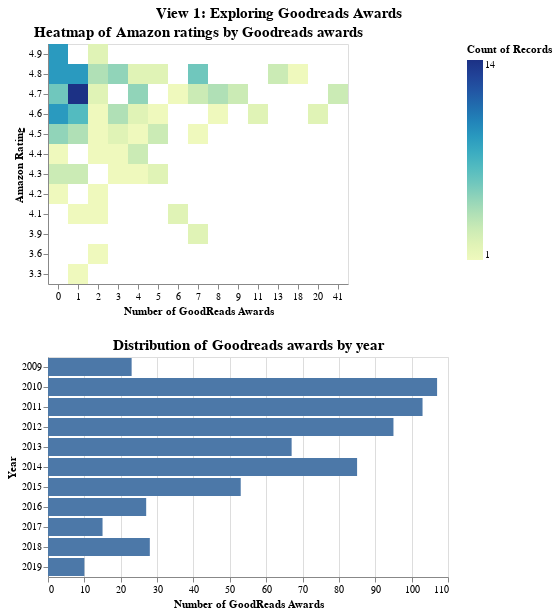

The notebook cell saved with this chart:
### Code cell
#Click-based interactions 
year = alt.selection_multi(encodings=['y'])
rating = alt.selection_multi(encodings=['y'])

#Heatmap 
v1 = alt.Chart(final).mark_rect().encode(
    alt.Y('amazon_rating:N', sort='-y', title='Amazon Rating'),
    alt.X('goodreads_num_awards:N', title='Number of GoodReads Awards', axis=alt.Axis(labelAngle=-0)),
    alt.Color('count():Q'),
    alt.Tooltip('count()'),
    opacity=alt.condition(rating, alt.value(1), alt.value(0.2)),
).properties(
    selection=rating,
    title = "Heatmap of Amazon ratings by Goodreads awards"
).transform_filter(
    year
)

#Bar chart 
v2 = alt.Chart(final).mark_bar().add_selection(
    year
).encode(
    alt.Y('year:N', title='Year'),
    alt.X('sum(goodreads_num_awards)', title='Number of GoodReads Awards'),
    tooltip=[alt.Tooltip('year', title="Year"), alt.Tooltip('sum(goodreads_num_awards)', title="Total GoodReads Awards")],
    opacity=alt.condition(year, alt.value(1), alt.value(0.5)),
).properties(
    selection=year,
    title = "Distribution of Goodreads awards by year"
).transform_filter(
    rating
)

#Concatenate heatmap and bar chart together
alt.vconcat(v1, v2).properties(
    title = "View 1: Exploring Goodreads Awards"
).configure_title(
    fontSize = 15,
    anchor = 'middle'
)

### Figure 1 — Vega-Lite specification as saved in the notebook (floating-point values rounded to 4 significant figures; data arrays with more than 128 entries replaced by an {"elided": "..."} marker saying what was removed)
{"config": {"view": {"continuousWidth": 400, "continuousHeight": 300}, "title": {"anchor": "middle", "fontSize": 15}}, "vconcat": [{"mark": "rect", "encoding": {"color": {"aggregate": "count", "type": "quantitative"}, "opacity": {"condition": {"value": 1, "selection": "selector140"}, "value": 0.2}, "tooltip": {"aggregate": "count", "type": "quantitative"}, "x": {"axis": {"labelAngle": 0}, "field": "goodreads_num_awards", "title": "Number of GoodReads Awards", "type": "nominal"}, "y": {"field": "amazon_rating", "sort": "-y", "title": "Amazon Rating", "type": "nominal"}}, "selection": {"selector140": {"type": "multi", "encodings": ["y"]}}, "title": "Heatmap of Amazon ratings by Goodreads awards", "transform": [{"filter": {"selection": "selector139"}}]}, {"mark": "bar", "encoding": {"opacity": {"condition": {"value": 1, "selection": "selector139"}, "value": 0.5}, "tooltip": [{"field": "year", "title": "Year", "type": "quantitative"}, {"aggregate": "sum", "field": "goodreads_num_awards", "title": "Total GoodReads Awards", "type": "quantitative"}], "x": {"aggregate": "sum", "field": "goodreads_num_awards", "title": "Number of GoodReads Awards", "type": "quantitative"}, "y": {"field": "year", "title": "Year", "type": "nominal"}}, "selection": {"selector139": {"type": "multi", "encodings": ["y"]}}, "title": "Distribution of Goodreads awards by year", "transform": [{"filter": {"selection": "selector140"}}]}], "data": {"name": "data-4539b19ac12e83186fbeebcaf4be50c8"}, "title": "View 1: Exploring Goodreads Awards", "$schema": "https://vega.github.io/schema/vega-lite/v4.17.0.json", "datasets": {"data-4539b19ac12e83186fbeebcaf4be50c8": {"elided": "165 records"}}}
